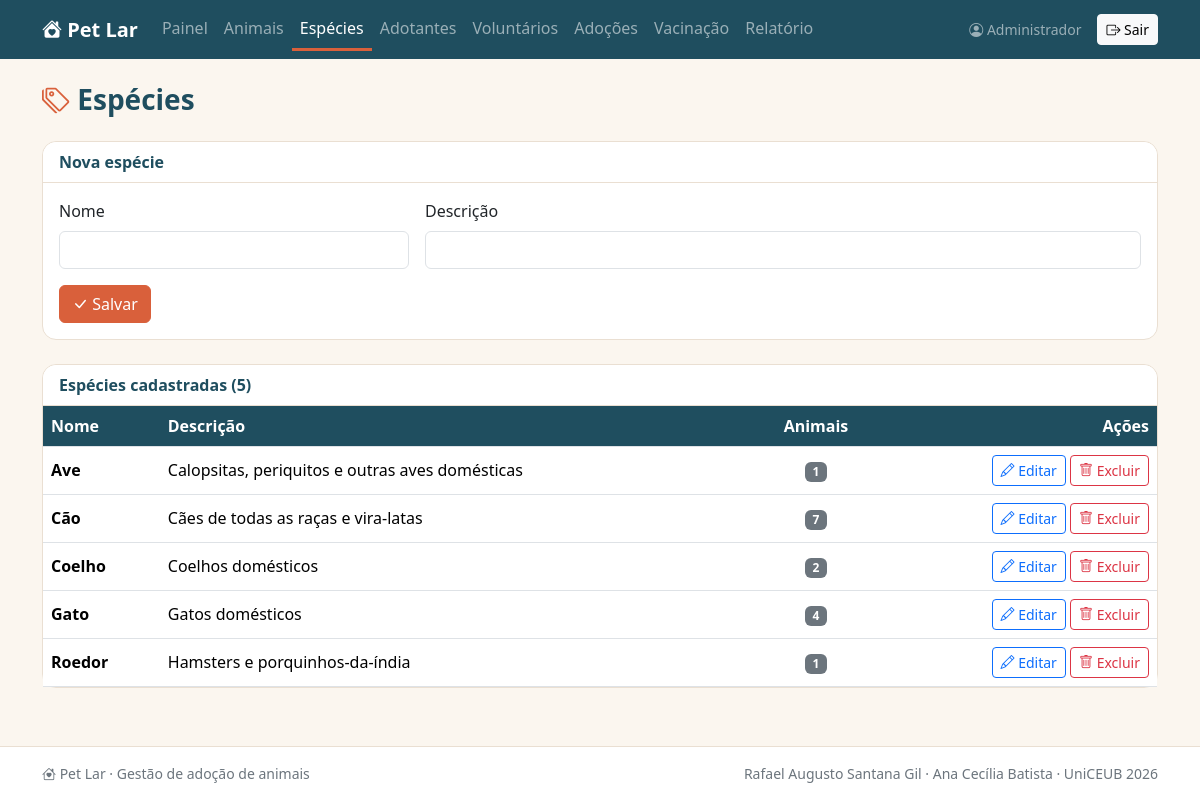
Screenshot of /especie/index.php (signed in) with the database file from the repository.
### tables this page shows
CREATE TABLE especie (
    id        INTEGER NOT NULL AUTO_INCREMENT PRIMARY KEY,
    nome      VARCHAR(100) NOT NULL UNIQUE,
    descricao VARCHAR(255)
);

### especie/index.php (the view, shortened to what this page needs)
<?php
    include '../conexao.php';
    $sql = "SELECT especie.*,
                   (SELECT COUNT(*) FROM animal WHERE animal.especie_id = especie.id) AS qtd_animais
            FROM especie
            ORDER BY especie.nome";
    $stmt = $pdo->prepare($sql);
    $stmt->execute();
    $especies = $stmt->fetchAll();
    $id = isset($_GET['id']) ? $_GET['id'] : '';
    $sqlEdit = "SELECT * FROM especie WHERE id =:id";
    $stmtEdit = $pdo->prepare($sqlEdit);
    $stmtEdit->bindParam(":id", $id);
    $stmtEdit->execute();
    $especieSelecionada = $stmtEdit->fetch();
    include '../cabecalho.php';
?>
    <h1 class="h3 titulo-pagina mb-4"><i class="bi bi-tags"></i> Espécies</h1>
    <div class="card mb-4">
        <div class="card-header">
            <?php echo $especieSelecionada ? 'Editar espécie' : 'Nova espécie'; ?>
        </div>
        <div class="card-body">
            <form action="inserir.php" class="row g-3">
                <div class="col-md-4">
                    <label class="form-label">Nome</label>
                    <input type="text" name="nome" class="form-control" required maxlength="100"
                           value="<?php echo isset($especieSelecionada['nome']) ?
                                                   htmlspecialchars($especieSelecionada['nome']) :
                                                   ''; ?>">
                </div>
                <div class="col-md-8">
                    <label class="form-label">Descrição</label>
                    <input type="text" name="descricao" class="form-control" maxlength="255"
                           value="<?php echo isset($especieSelecionada['descricao']) ?
                                                   htmlspecialchars($especieSelecionada['descricao']) :
                                                   ''; ?>">
                </div>
                <div class="col-12">
                    <button type="submit" class="btn btn-pet"><i class="bi bi-check-lg"></i> Salvar</button>
                </div>
            </form>
        </div>
    </div>
    <div class="card">
        <div class="card-header">Espécies cadastradas (<?php echo count($especies) ?>)</div>
        <div class="table-responsive">
            <table class="table table-hover align-middle mb-0">
                <thead>
                    <tr>
                        <th>Nome</th>
                        <th>Descrição</th>
                        <th class="text-center">Animais</th>
                        <th class="text-end">Ações</th>
                    </tr>
                </thead>
                <tbody>
                <?php foreach ($especies as $especie) { ?>
                    <tr>
                        <td class="fw-semibold"><?php echo htmlspecialchars($especie['nome']) ?></td>
                        <td><?php echo htmlspecialchars($especie['descricao']) ?></td>
                        <td class="text-center"><span class="badge text-bg-secondary"><?php echo $especie['qtd_animais'] ?></span></td>
                        <td class="text-end text-nowrap">
                            <a href="index.php?id=<?php echo $especie['id'] ?>" class="btn btn-sm btn-outline-primary">
                                <i class="bi bi-pencil"></i> Editar
                            </a>
                            <a href="excluir.php?id=<?php echo $especie['id'] ?>" class="btn btn-sm btn-outline-danger"
                               onclick="return confirm('Deseja excluir esta espécie?')">
                                <i class="bi bi-trash"></i> Excluir
                            </a>
                        </td>
                    </tr>
                <?php } ?>
                </tbody>
            </table>
        </div>
    </div>
<?php include '../rodape.php'; ?>

### css/estilo.css (style rules this page uses)
:root { --pet-principal: #D9603B; --pet-escuro: #1F4E5F; --pet-claro: #FBF6EF; --pet-verde: #3E8E6B; --pet-amarelo: #E9A23B; --pet-borda: #EADFD2; }
body { background-color: var(--pet-claro); color: #2B2B2B; min-height: 100vh; display: flex; flex-direction: column; }
.btn-pet { background-color: var(--pet-principal); border-color: var(--pet-principal); color: #fff; }
.titulo-pagina { color: var(--pet-escuro); font-weight: 700; }
.titulo-pagina i { color: var(--pet-principal); }
.card { border: 1px solid var(--pet-borda); border-radius: 14px; }
.card-header { background-color: #fff; border-bottom: 1px solid var(--pet-borda); font-weight: 600; color: var(--pet-escuro); border-radius: 14px 14px 0 0 !important; }
.table thead th { background-color: var(--pet-escuro); color: #fff; font-weight: 600; white-space: nowrap; }

### rows the page displays
especie: nome "Ave", descricao "Calopsitas, periquitos e outras aves domésticas", qtd_animais "1"
especie: nome "Cão", descricao "Cães de todas as raças e vira-latas", qtd_animais "7"
especie: nome "Coelho", descricao "Coelhos domésticos", qtd_animais "2"
especie: nome "Gato", descricao "Gatos domésticos", qtd_animais "4"
especie: nome "Roedor", descricao "Hamsters e porquinhos-da-índia", qtd_animais "1"

### other values shown
$_SESSION['nome'] "Administrador"
count($especies) "5"
